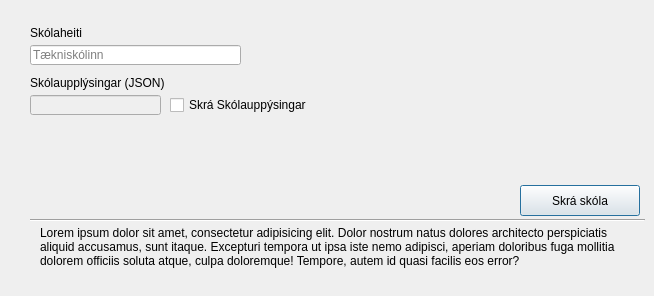
      <widget class="QWidget" name="schoolsTabCreate">
       <attribute name="title">
        <string>Skóli</string>
       </attribute>
       <widget class="Line" name="line_4">
        <property name="geometry">
         <rect>
          <x>30</x>
          <y>210</y>
          <width>615</width>
          <height>20</height>
         </rect>
        </property>
        <property name="orientation">
         <enum>Qt::Horizontal</enum>
        </property>
       </widget>
       <widget class="QPushButton" name="pushButton_4">
        <property name="geometry">
         <rect>
          <x>520</x>
          <y>185</y>
          <width>120</width>
          <height>31</height>
         </rect>
        </property>
        <property name="sizePolicy">
         <sizepolicy hsizetype="Minimum" vsizetype="Fixed">
          <horstretch>0</horstretch>
          <verstretch>0</verstretch>
         </sizepolicy>
        </property>
        <property name="layoutDirection">
         <enum>Qt::LeftToRight</enum>
        </property>
        <property name="autoFillBackground">
         <bool>false</bool>
        </property>
        <property name="text">
         <string>Skrá skóla</string>
        </property>
        <property name="autoDefault">
         <bool>false</bool>
        </property>
        <property name="default">
         <bool>true</bool>
        </property>
        <property name="flat">
         <bool>false</bool>
        </property>
       </widget>
       <widget class="QLabel" name="label_7">
        <property name="geometry">
         <rect>
          <x>40</x>
          <y>226</y>
          <width>591</width>
          <height>61</height>
         </rect>
        </property>
        <property name="text">
         <string>Lorem ipsum dolor sit amet, consectetur adipisicing elit. Dolor nostrum natus dolores architecto perspiciatis aliquid accusamus, sunt itaque. Excepturi tempora ut ipsa iste nemo adipisci, aperiam doloribus fuga mollitia dolorem officiis soluta atque, culpa doloremque! Tempore, autem id quasi facilis eos error?</string>
        </property>
        <property name="textFormat">
         <enum>Qt::AutoText</enum>
        </property>
        <property name="scaledContents">
         <bool>false</bool>
        </property>
        <property name="alignment">
         <set>Qt::AlignLeading|Qt::AlignLeft|Qt::AlignTop</set>
        </property>
        <property name="wordWrap">
         <bool>true</bool>
        </property>
       </widget>
       <widget class="QLineEdit" name="lineEdit_13">
        <property name="geometry">
         <rect>
          <x>30</x>
          <y>45</y>
          <width>211</width>
          <height>20</height>
         </rect>
        </property>
        <property name="focusPolicy">
         <enum>Qt::StrongFocus</enum>
        </property>
        <property name="maxLength">
         <number>75</number>
        </property>
        <property name="placeholderText">
         <string>Tækniskólinn</string>
        </property>
       </widget>
       <widget class="QLabel" name="label_17">
        <property name="geometry">
         <rect>
          <x>30</x>
          <y>20</y>
          <width>101</width>
          <height>20</height>
         </rect>
        </property>
        <property name="layoutDirection">
         <enum>Qt::LeftToRight</enum>
        </property>
        <property name="text">
         <string>Skólaheiti</string>
        </property>
        <property name="alignment">
         <set>Qt::AlignBottom|Qt::AlignLeading|Qt::AlignLeft</set>
        </property>
       </widget>
       <widget class="QLineEdit" name="lineEdit_14">
        <property name="enabled">
         <bool>false</bool>
        </property>
        <property name="geometry">
         <rect>
          <x>30</x>
          <y>95</y>
          <width>131</width>
          <height>20</height>
         </rect>
        </property>
        <property name="focusPolicy">
         <enum>Qt::StrongFocus</enum>
        </property>
        <property name="text">
         <string/>
        </property>
        <property name="maxLength">
         <number>100000</number>
        </property>
        <property name="frame">
         <bool>true</bool>
        </property>
        <property name="placeholderText">
         <string/>
        </property>
       </widget>
       <widget class="QLabel" name="label_18">
        <property name="geometry">
         <rect>
          <x>30</x>
          <y>70</y>
          <width>211</width>
          <height>20</height>
         </rect>
        </property>
        <property name="layoutDirection">
         <enum>Qt::LeftToRight</enum>
        </property>
        <property name="text">
         <string>Skólaupplýsingar (JSON)</string>
        </property>
        <property name="alignment">
         <set>Qt::AlignBottom|Qt::AlignLeading|Qt::AlignLeft</set>
        </property>
       </widget>
       <widget class="QCheckBox" name="checkBox">
        <property name="geometry">
         <rect>
          <x>170</x>
          <y>95</y>
          <width>161</width>
          <height>20</height>
         </rect>
        </property>
        <property name="text">
         <string>Skrá Skólauppýsingar</string>
        </property>
       </widget>
      </widget>
